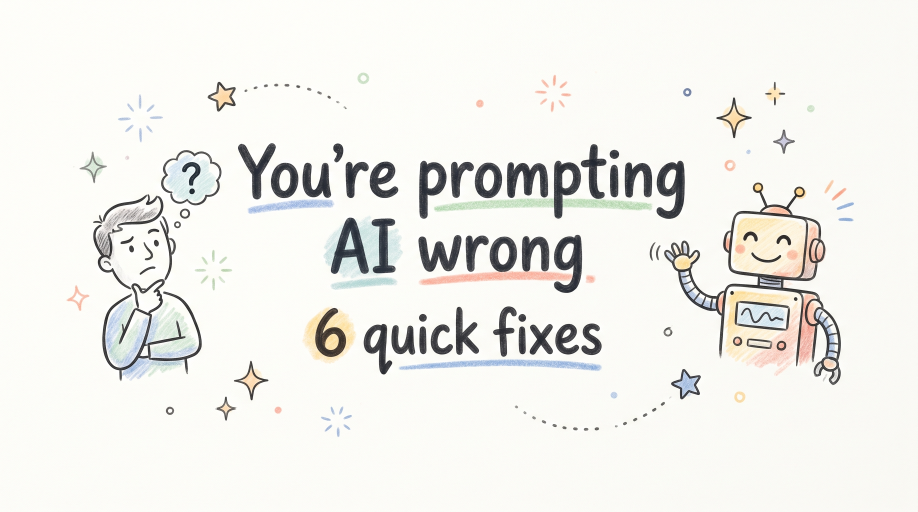
#> input picture task-5-youtube-frames/output-option-a/frame-01-hook.png, 2752 x 1536 px (shown at 1/3 size)
$ python build_pack.py
#> lines starting #> are read from the running program, lines starting #| are printed output that depends on the picture
#!/usr/bin/env python3
"""build_pack.py — assemble the complete YouTube explainer pack.

(1) Down-converts the 5 final frames in output-option-a/ to EXACTLY 1920x1080.
    Source frames are 2752x1536 (slightly wider than 16:9), so we center-crop to
    the 16:9 box first, then Lanczos-resize — no horizontal squish/distortion.
(2) Renders a punchy 1280x720 YouTube thumbnail (built from scratch, crisp text).

All outputs land in explainer-pack/ next to the script + hook.
    py build_pack.py
"""
from pathlib import Path
from PIL import Image, ImageDraw, ImageFont

HERE = Path(__file__).parent
SRC = HERE / "output-option-a"
OUT = HERE / "explainer-pack"
AR = r"C:\Windows\Fonts\arial.ttf"; ARB = r"C:\Windows\Fonts\arialbd.ttf"
EMO = r"C:\Windows\Fonts\seguiemj.ttf"

FRAMES = [
    ("frame-01-hook.png", "frame-01-hook_1080p.png"),
    ("frame-02-problem.png", "frame-02-problem_1080p.png"),
    ("frame-03-concept.png", "frame-03-concept_1080p.png"),
    ("frame-04-example.png", "frame-04-example_1080p.png"),
    ("frame-05-summary.png", "frame-05-summary_1080p.png"),
]
TARGET = (1920, 1080)

_fc = {}
# [10 lines left out: functions F, EF, not called in this run]
def hx(c):
    c = c.lstrip("#"); return (int(c[0:2],16), int(c[2:4],16), int(c[4:6],16))
def tw(d, s, f): return d.textlength(s, font=f)


def resize_frames():
    tr = TARGET[0] / TARGET[1]
    for src_name, out_name in FRAMES:
        im = Image.open(SRC / src_name).convert("RGB")
#> im is the input picture: PIL image 2752x1536 RGB; mean R, G, B 239.3, 238.9, 234.5
        w, h = im.size
#> w = 2752; h = 1536
        # center-crop to 16:9, then resize
        if w / h > tr:                       # too wide -> trim sides
            nw = round(h * tr); x0 = (w - nw) // 2
#> after `nw = round(h * tr)`: nw = 2731
#> after `x0 = (w - nw) // 2`: x0 = 10
            im = im.crop((x0, 0, x0 + nw, h))
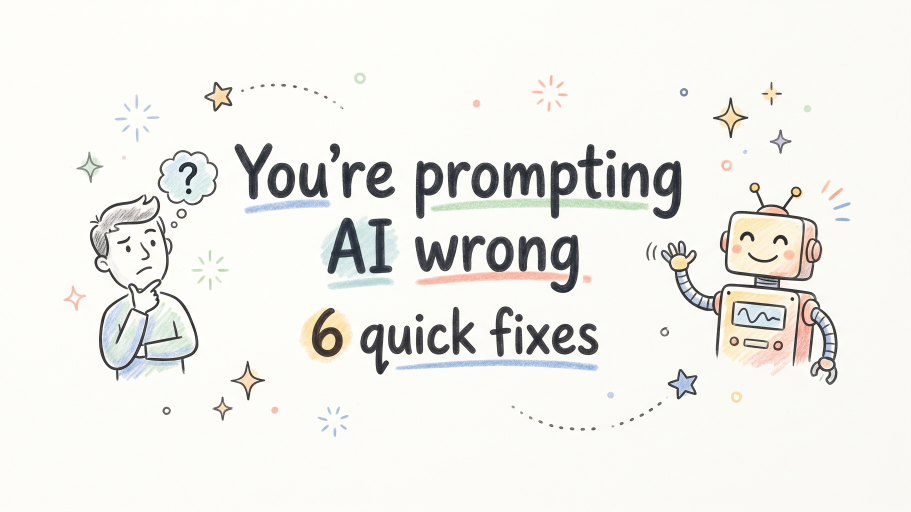
#> im: PIL image 2731x1536 RGB (shown at 1/3 size); mean R, G, B 239.3, 238.8, 234.4
        else:                                # too tall -> trim top/bottom
            nh = round(w / tr); y0 = (h - nh) // 2
            im = im.crop((0, y0, w, y0 + nh))
        im = im.resize(TARGET, Image.LANCZOS)
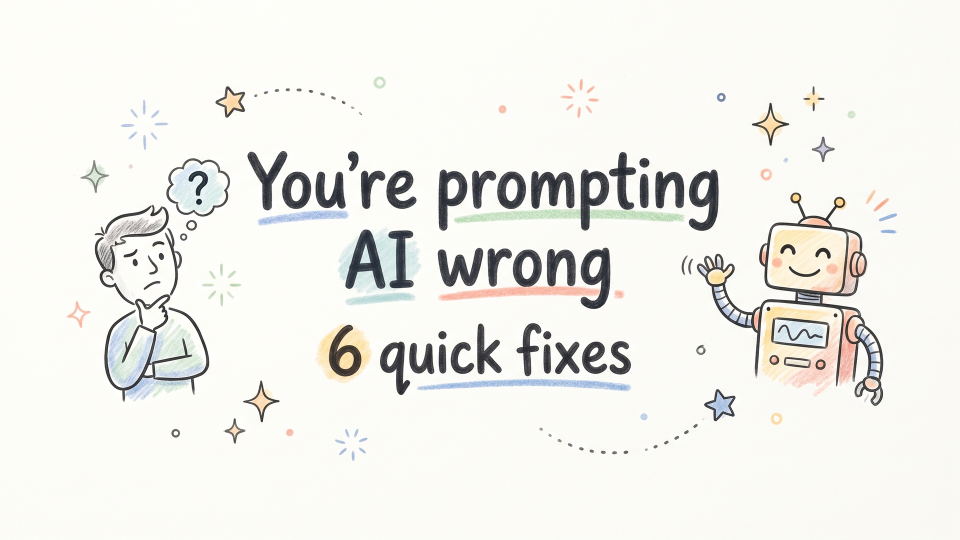
#> im: PIL image 1920x1080 RGB (shown at 1/2 size); mean R, G, B 239.2, 238.7, 234.3
        im.save(OUT / out_name)
        print("frame ->", out_name, im.size)
#| frame -> frame-01-hook_1080p.png (1920, 1080)
#> pass 2 of the loop in resize_frames, `for src_name, out_name in FRAMES:`:
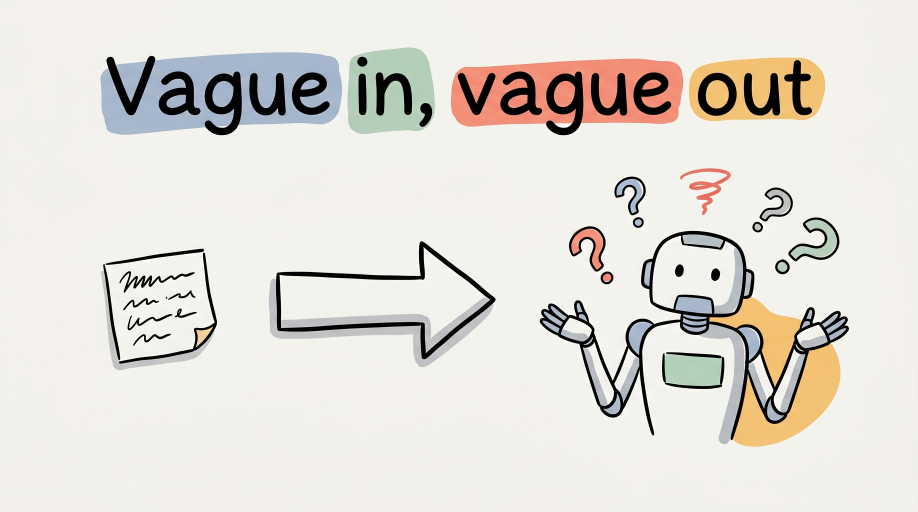
#> input picture task-5-youtube-frames/output-option-a/frame-02-problem.png, 2752 x 1536 px (shown at 1/3 size)
#> in resize_frames, im is the input picture: PIL image 2752x1536 RGB; mean R, G, B 225.1, 221.7, 215.3
#> in resize_frames, `im = im.crop((x0, 0, x0 + nw, h))`:
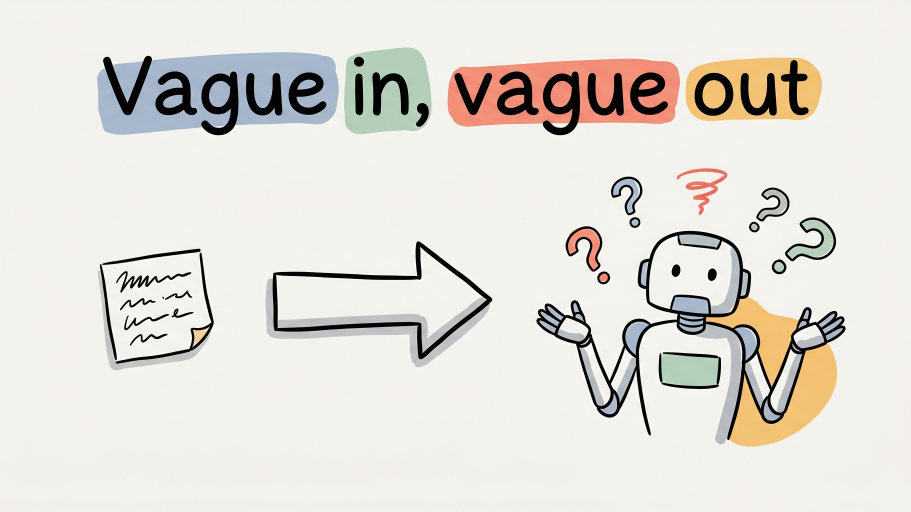
#> im: PIL image 2731x1536 RGB (shown at 1/3 size); mean R, G, B 225, 221.5, 215.1
#> in resize_frames, `im = im.resize(TARGET, Image.LANCZOS)`:
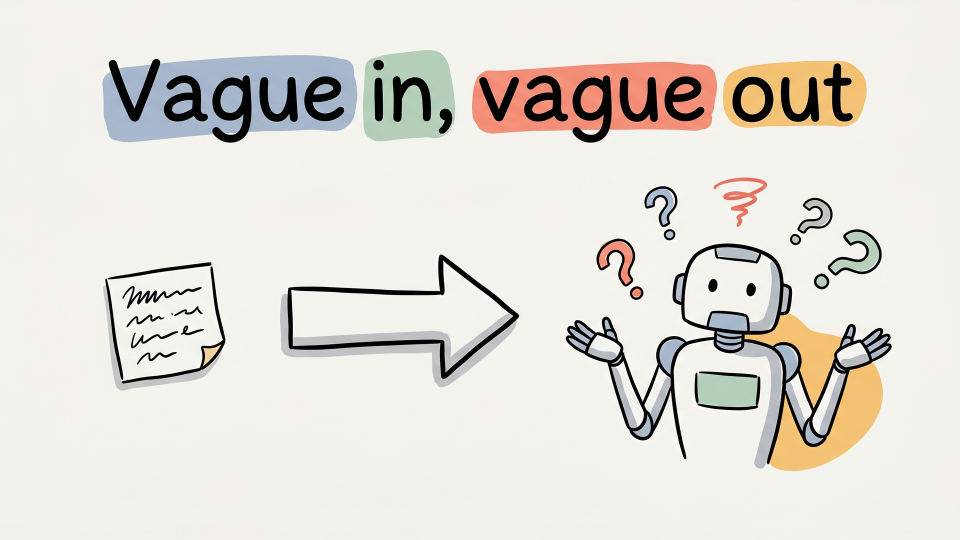
#> im: PIL image 1920x1080 RGB (shown at 1/2 size); mean R, G, B 225.1, 221.6, 215.2
#| frame -> frame-02-problem_1080p.png (1920, 1080)
#> pass 3 of the loop in resize_frames, `for src_name, out_name in FRAMES:`:
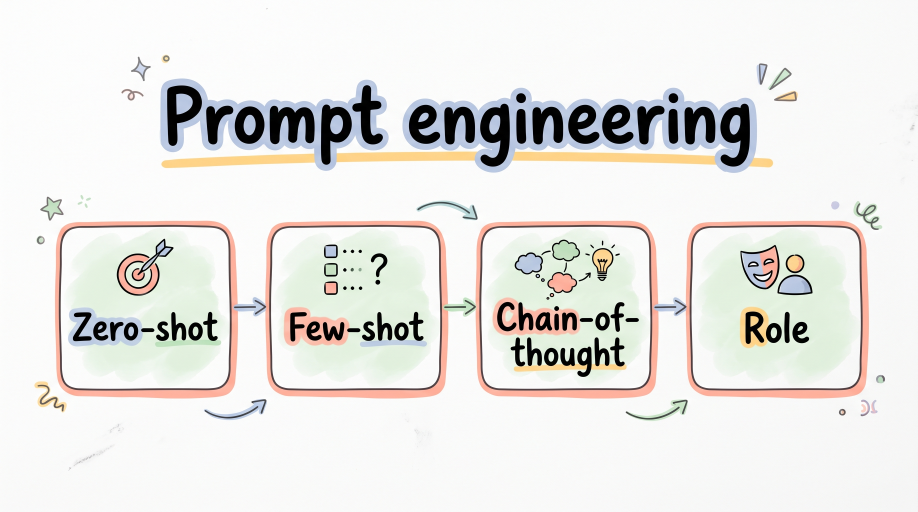
#> input picture task-5-youtube-frames/output-option-a/frame-03-concept.png, 2752 x 1536 px (shown at 1/3 size)
#> in resize_frames, im is the input picture: PIL image 2752x1536 RGB; mean R, G, B 231.2, 230.1, 227.1
#> in resize_frames, `im = im.crop((x0, 0, x0 + nw, h))`:
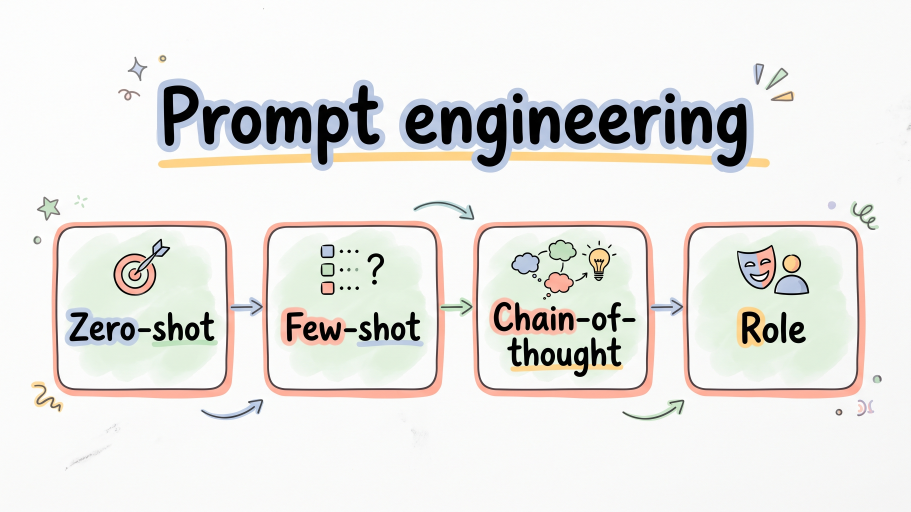
#> im: PIL image 2731x1536 RGB (shown at 1/3 size); mean R, G, B 231, 229.9, 226.9
#> in resize_frames, `im = im.resize(TARGET, Image.LANCZOS)`:
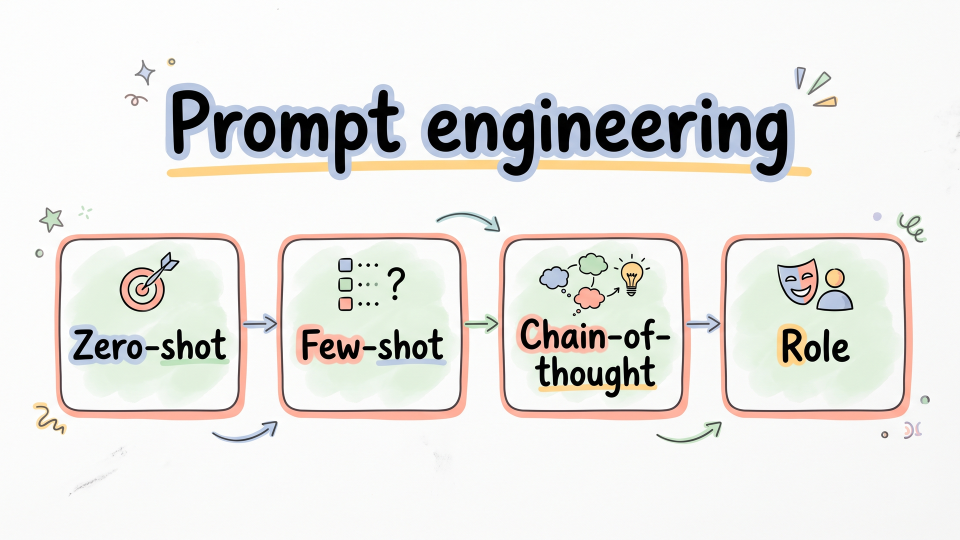
#> im: PIL image 1920x1080 RGB (shown at 1/2 size); mean R, G, B 231, 230, 226.9
#| frame -> frame-03-concept_1080p.png (1920, 1080)
#> the loop made 4 passes; the first 3 are shown


# [34 lines left out: function make_thumbnail, not called in this run]


def main():
    OUT.mkdir(parents=True, exist_ok=True)
    resize_frames()
    make_thumbnail()
    # sanity asserts
    for _, out_name in FRAMES:
        assert Image.open(OUT / out_name).size == TARGET, out_name
    assert Image.open(OUT / "thumbnail.png").size == (1280, 720)
    print("OK — pack assembled in", OUT)


if __name__ == "__main__":
#> (the run stopped early here; a loop or call above may not have finished)
